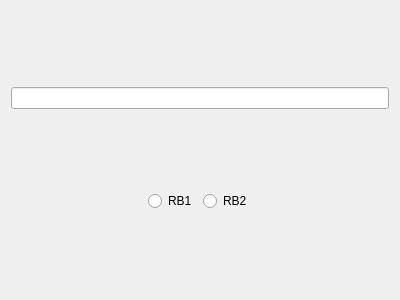
<?xml version="1.0" encoding="UTF-8"?>
<ui version="4.0">
 <class>Form</class>
 <widget class="QWidget" name="Form">
  <property name="geometry">
   <rect>
    <x>0</x>
    <y>0</y>
    <width>400</width>
    <height>300</height>
   </rect>
  </property>
  <property name="windowTitle">
   <string>Form</string>
  </property>
  <layout class="QVBoxLayout" name="verticalLayout">
   <item>
    <widget class="QLineEdit" name="t1"/>
   </item>
   <item>
    <layout class="QHBoxLayout" name="horizontalLayout">
     <item>
      <spacer name="horizontalSpacer">
       <property name="orientation">
        <enum>Qt::Horizontal</enum>
       </property>
       <property name="sizeHint" stdset="0">
        <size>
         <width>40</width>
         <height>20</height>
        </size>
       </property>
      </spacer>
     </item>
     <item>
      <widget class="QRadioButton" name="rb1">
       <property name="text">
        <string>RB1</string>
       </property>
      </widget>
     </item>
     <item>
      <widget class="QRadioButton" name="rb2">
       <property name="text">
        <string>RB2</string>
       </property>
      </widget>
     </item>
     <item>
      <spacer name="horizontalSpacer_2">
       <property name="orientation">
        <enum>Qt::Horizontal</enum>
       </property>
       <property name="sizeHint" stdset="0">
        <size>
         <width>40</width>
         <height>20</height>
        </size>
       </property>
      </spacer>
     </item>
    </layout>
   </item>
  </layout>
 </widget>
 <resources/>
 <connections/>
</ui>
